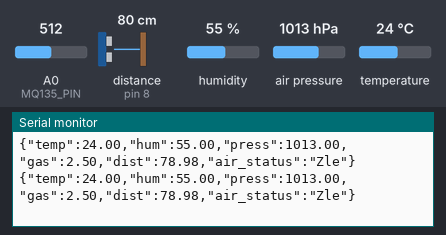
Recording of a sketch running on a simulated Arduino Uno, built with avr-gcc and run on an emulated ATmega328P. On the bench: the last lines printed to the serial monitor. Wiring (inferred from the names in the program): ultrasonic range finder: trigger pin 9; echo pin 8. Inputs (shaded band) come from the test bench; at power-on: A0 (MQ135_PIN) = 512, distance to the obstacle (sensor on pin 8) 80 cm, humidity 55 %, air pressure 1013 hPa, temperature 24 °C. The echo pulse lasts 58.3 µs per cm.

Above: at 3.8 s.
3.9 s: A0 (MQ135_PIN) set to 423
At 7.0 s:
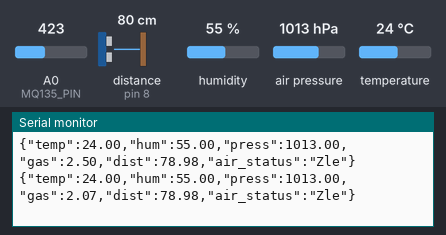
7.8 s: A0 (MQ135_PIN) set to 395
At 10.4 s:
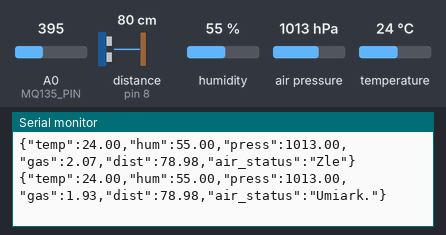
13.6 s: A0 (MQ135_PIN) set to 219
At 16.4 s:
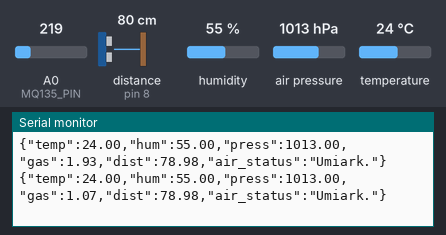
17.5 s: A0 (MQ135_PIN) set to 187
At 18.8 s:
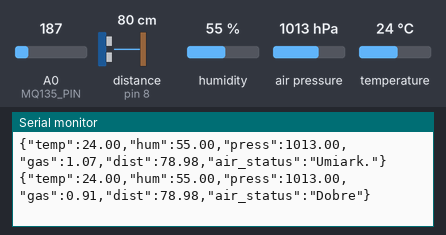

Measured:
- the behaviour switches between 410 and 409 on A0 (MQ135_PIN) (found by bisection; images 1 and 2)
- the behaviour switches between 205 and 204 on A0 (MQ135_PIN) (found by bisection; images 3 and 4)
- after the input at 3.9 s, the serial monitor: prints a new line after 2.2 s (image 1)
- after the input at 7.8 s, the serial monitor: prints a new line after 1.3 s (image 2)
- after the input at 13.6 s, the serial monitor: prints a new line after 1.6 s (image 3)
- after the input at 17.5 s, the serial monitor: prints a new line after 0.71 s (image 4)

The sketch:

sensors.ino
```cpp
#include <Wire.h>
#include <Adafruit_BME280.h>

#define MQ135_PIN A0
#define TRIG_PIN 9
#define ECHO_PIN 8

Adafruit_BME280 bme;
bool bmeOK = false;

void setup() {
  Serial.begin(9600);
  pinMode(TRIG_PIN, OUTPUT);
  pinMode(ECHO_PIN, INPUT);

  bmeOK = bme.begin(0x76);  // lub 0x77 je?li Twï¿½j BME280 ma inny adres
}

String airQualityStatus(float voltage) {
  if (voltage < 1.0) return "Dobre";
  else if (voltage < 2.0) return "Umiark.";
  else return "Zle";
}

void loop() {
  if (!bmeOK) return;

  // MQ135 ? napi?cie
  int raw = analogRead(MQ135_PIN);
  float voltage = raw * (5.0 / 1023.0);

  // HC-SR04 ? odleg?o??
  digitalWrite(TRIG_PIN, LOW); delayMicroseconds(2);
  digitalWrite(TRIG_PIN, HIGH); delayMicroseconds(10);
  digitalWrite(TRIG_PIN, LOW);
  long duration = pulseIn(ECHO_PIN, HIGH);
  float distance = duration * 0.034 / 2.0;

  // BME280 ? temp/wilg/ci?nienie
  float temp = bme.readTemperature();
  float hum = bme.readHumidity();
  float press = bme.readPressure() / 100.0;

  // JSON przez USB
  Serial.print("{\"temp\":");
  Serial.print(temp);
  Serial.print(",\"hum\":");
  Serial.print(hum);
  Serial.print(",\"press\":");
  Serial.print(press);
  Serial.print(",\"gas\":");
  Serial.print(voltage, 2);
  Serial.print(",\"dist\":");
  Serial.print(distance);
  Serial.print(",\"air_status\":\"");
  Serial.print(airQualityStatus(voltage));
  Serial.println("\"}");

  delay(3000);
}
```
